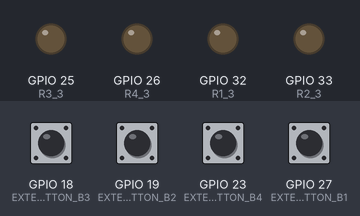
The sketch below on a simulated ESP32. Shown: output pins drawn as LEDs (lit = HIGH). Inputs (shaded band) come from the test bench; at power-on: GPIO 18 (EXTERNAL_BUTTON_B3), GPIO 19 (EXTERNAL_BUTTON_B2), GPIO 23 (EXTERNAL_BUTTON_B4), GPIO 27 (EXTERNAL_BUTTON_B1) HIGH.

Above: at 1.2 s.
1.3 s: GPIO 18 (EXTERNAL_BUTTON_B3) pulled LOW for 0.15 s
At 1.37 s:
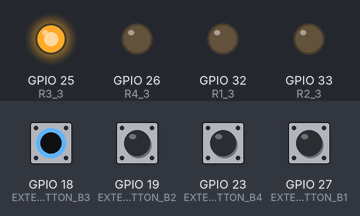
2.9 s: GPIO 19 (EXTERNAL_BUTTON_B2) pulled LOW for 0.15 s
At 2.97 s:
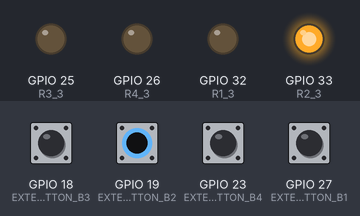
4.5 s: GPIO 23 (EXTERNAL_BUTTON_B4) pulled LOW for 0.15 s
At 4.57 s:
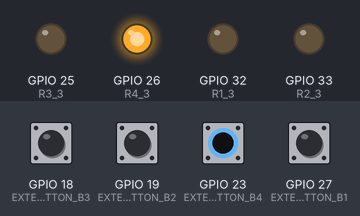
6.1 s: GPIO 27 (EXTERNAL_BUTTON_B1) pulled LOW for 0.15 s
At 6.17 s:
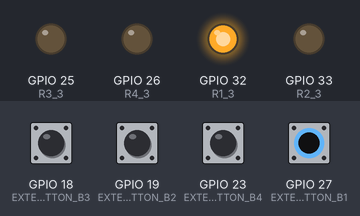
7.7 s: GPIO 18 (EXTERNAL_BUTTON_B3) driven LOW and GPIO 19 (EXTERNAL_BUTTON_B2) driven LOW
At 8.9 s:
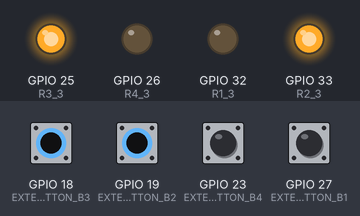
9.2 s: GPIO 23 (EXTERNAL_BUTTON_B4) pulled LOW for 1 s
At 10.0 s:
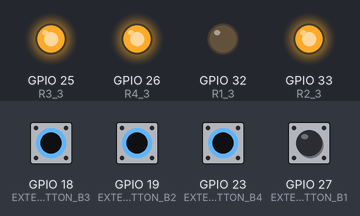
Timing chart, 0 to 12.2 s (numbered marks = the images above; inputs shaded):
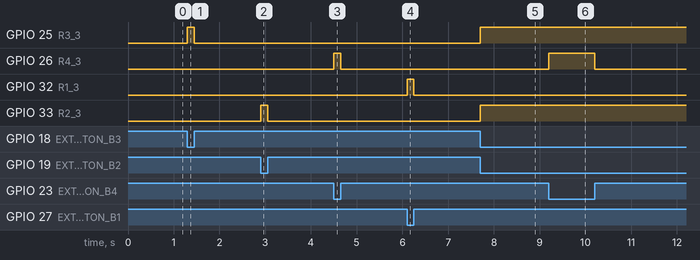

The sketch:

esp32_PLB-IoT-I2C_4B_4L.ino
```cpp
/*
   wiki.binefa.cat - 20180929
*/

#define I2C_SDA 21
#define I2C_SCL 22

#define I2C_SDA_OLED 4
#define I2C_SCL_OLED 15

#define EXTERNAL_BUTTON_B1 27
#define EXTERNAL_BUTTON_B2 19 /* B2 <-> B3) */
#define EXTERNAL_BUTTON_B3 18 /* B2 <-> B3) */
#define EXTERNAL_BUTTON_B4 23

#define R1_3  32
#define R2_3  33
#define R3_3  25
#define R4_3  26


void setup() {
  pinMode(EXTERNAL_BUTTON_B1, INPUT_PULLUP);
  pinMode(EXTERNAL_BUTTON_B2, INPUT_PULLUP);
  pinMode(EXTERNAL_BUTTON_B3, INPUT_PULLUP);
  pinMode(EXTERNAL_BUTTON_B4, INPUT_PULLUP);

  pinMode(R1_3, OUTPUT);
  pinMode(R2_3, OUTPUT);
  pinMode(R3_3, OUTPUT);
  pinMode(R4_3, OUTPUT);

  Serial.begin(115200);
  Serial.println();
}

void loop() {
  digitalWrite(R1_3, !digitalRead(EXTERNAL_BUTTON_B1));
  digitalWrite(R2_3, !digitalRead(EXTERNAL_BUTTON_B2));
  digitalWrite(R3_3, !digitalRead(EXTERNAL_BUTTON_B3));
  digitalWrite(R4_3, !digitalRead(EXTERNAL_BUTTON_B4));
}
```

Measured:
- after the input at 1.3 s, GPIO 25 (R3_3): LOW → HIGH at once, → LOW 0.15 s later
- after the input at 2.9 s, GPIO 33 (R2_3): LOW → HIGH at once, → LOW 0.15 s later
- after the input at 4.5 s, GPIO 26 (R4_3): LOW → HIGH at once, → LOW 0.15 s later
- after the input at 6.1 s, GPIO 32 (R1_3): LOW → HIGH at once, → LOW 0.15 s later
- after the input at 7.7 s, GPIO 25 (R3_3), GPIO 33 (R2_3): LOW → HIGH at once
- after the input at 9.2 s, GPIO 26 (R4_3): LOW → HIGH at once, → LOW 1.0 s later
